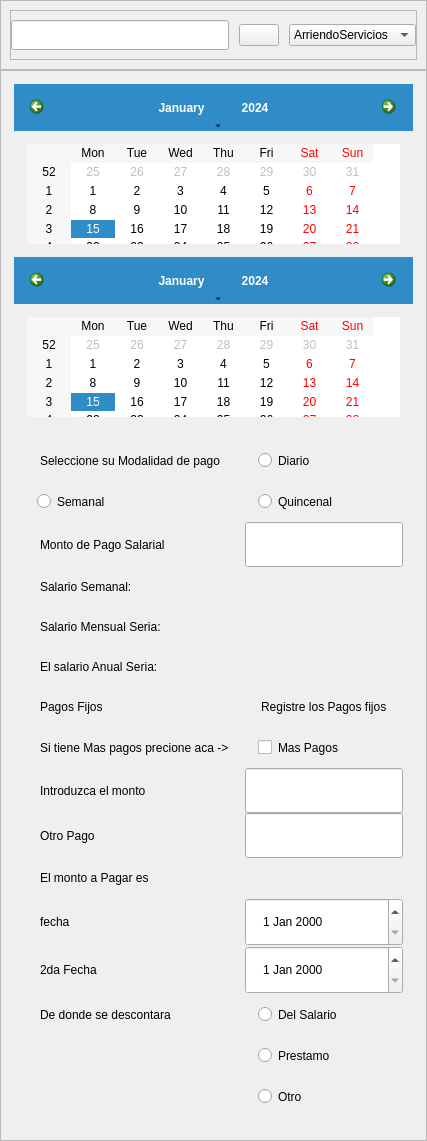
                       <widget class="QWidget" name="qwidget">
                        <attribute name="title">
                         <string>Home</string>
                        </attribute>
                        <layout class="QVBoxLayout" name="verticalLayout_16">
                         <property name="spacing">
                          <number>0</number>
                         </property>
                         <property name="leftMargin">
                          <number>0</number>
                         </property>
                         <property name="topMargin">
                          <number>0</number>
                         </property>
                         <property name="rightMargin">
                          <number>0</number>
                         </property>
                         <property name="bottomMargin">
                          <number>0</number>
                         </property>
                         <item>
                          <widget class="QFrame" name="frame_6">
                           <property name="frameShape">
                            <enum>QFrame::StyledPanel</enum>
                           </property>
                           <property name="frameShadow">
                            <enum>QFrame::Raised</enum>
                           </property>
                           <layout class="QVBoxLayout" name="verticalLayout_17">
                            <item>
                             <widget class="QFrame" name="Stk_frame_Header_2">
                              <property name="maximumSize">
                               <size>
                                <width>16777215</width>
                                <height>50</height>
                               </size>
                              </property>
                              <property name="frameShape">
                               <enum>QFrame::StyledPanel</enum>
                              </property>
                              <property name="frameShadow">
                               <enum>QFrame::Raised</enum>
                              </property>
                              <layout class="QHBoxLayout" name="horizontalLayout_14">
                               <property name="spacing">
                                <number>10</number>
                               </property>
                               <property name="leftMargin">
                                <number>0</number>
                               </property>
                               <property name="rightMargin">
                                <number>0</number>
                               </property>
                               <item>
                                <widget class="QLineEdit" name="lineEdit_4">
                                 <property name="styleSheet">
                                  <string notr="true">QLineEdit{
	height:25px;
	border-bottom:2px solid #efb810;
}

QLineEdit:hover{
	background-color: rgba(9,5,13,.7)	
}</string>
                                 </property>
                                </widget>
                               </item>
                               <item>
                                <widget class="QPushButton" name="pushButton_17">
                                 <property name="styleSheet">
                                  <string notr="true">QPushButton:hover{
	background-color: rgba(239,184,16,.5)
}</string>
                                 </property>
                                 <property name="text">
                                  <string/>
                                 </property>
                                 <property name="icon">
                                  <iconset resource="../../DomiGPS/icons.qrc">
                                   <normaloff>:/icons/search.svg</normaloff>:/icons/search.svg</iconset>
                                 </property>
                                </widget>
                               </item>
                               <item>
                                <widget class="QComboBox" name="comboBox_4">
                                 <item>
                                  <property name="text">
                                   <string>ArriendoServicios</string>
                                  </property>
                                 </item>
                                 <item>
                                  <property name="text">
                                   <string>Alimentos</string>
                                  </property>
                                 </item>
                                 <item>
                                  <property name="text">
                                   <string>Fechas</string>
                                  </property>
                                 </item>
                                 <item>
                                  <property name="text">
                                   <string>Citas</string>
                                  </property>
                                 </item>
                                 <item>
                                  <property name="text">
                                   <string>Inventario</string>
                                  </property>
                                 </item>
                                </widget>
                               </item>
                              </layout>
                             </widget>
                            </item>
                           </layout>
                          </widget>
                         </item>
                         <item>
                          <widget class="QFrame" name="frame_12">
                           <property name="styleSheet">
                            <string notr="true">*{
	padding:13px;
}

QLineEdit{
	border-bottom:2px solid #efb810;
}

QLineEdit:hover{
	background-color: rgba(9,5,13,.7)	
}
QRadioButton,QCheckBox{
	background-color:rgba(128,128,128,.5);
	border-radius:50px;
}
QDateEdit{
	background-color:rgba(255,255,255,.3);
	color:#000
}</string>
                           </property>
                           <property name="frameShape">
                            <enum>QFrame::StyledPanel</enum>
                           </property>
                           <property name="frameShadow">
                            <enum>QFrame::Raised</enum>
                           </property>
                           <layout class="QVBoxLayout" name="verticalLayout_18">
                            <property name="spacing">
                             <number>0</number>
                            </property>
                            <property name="leftMargin">
                             <number>0</number>
                            </property>
                            <property name="topMargin">
                             <number>0</number>
                            </property>
                            <property name="rightMargin">
                             <number>0</number>
                            </property>
                            <property name="bottomMargin">
                             <number>0</number>
                            </property>
                            <item>
                             <widget class="QCalendarWidget" name="calendarWidget">
                              <property name="styleSheet">
                               <string notr="true">QCalendarWidget{
	padding:15px;
	margin:20px 10px;
}</string>
                              </property>
                             </widget>
                            </item>
                            <item>
                             <widget class="QCalendarWidget" name="calendarWidget_2"/>
                            </item>
                            <item>
                             <layout class="QFormLayout" name="formLayout_2">
                              <property name="leftMargin">
                               <number>10</number>
                              </property>
                              <property name="topMargin">
                               <number>10</number>
                              </property>
                              <property name="rightMargin">
                               <number>10</number>
                              </property>
                              <property name="bottomMargin">
                               <number>10</number>
                              </property>
                              <item row="0" column="1">
                               <widget class="QRadioButton" name="radioButton_7">
                                <property name="cursor">
                                 <cursorShape>PointingHandCursor</cursorShape>
                                </property>
                                <property name="text">
                                 <string>Diario</string>
                                </property>
                               </widget>
                              </item>
                              <item row="1" column="0">
                               <widget class="QRadioButton" name="radioButton_8">
                                <property name="cursor">
                                 <cursorShape>PointingHandCursor</cursorShape>
                                </property>
                                <property name="text">
                                 <string>Semanal</string>
                                </property>
                               </widget>
                              </item>
                              <item row="1" column="1">
                               <widget class="QRadioButton" name="radioButton_9">
                                <property name="cursor">
                                 <cursorShape>PointingHandCursor</cursorShape>
                                </property>
                                <property name="text">
                                 <string>Quincenal</string>
                                </property>
                               </widget>
                              </item>
                              <item row="2" column="0">
                               <widget class="QLabel" name="salarioLabel_2">
                                <property name="text">
                                 <string>Monto de Pago Salarial</string>
                                </property>
                               </widget>
                              </item>
                              <item row="2" column="1">
                               <widget class="QLineEdit" name="salarioLineEdit_2"/>
                              </item>
                              <item row="4" column="0">
                               <widget class="QLabel" name="salarioAnualLabel_2">
                                <property name="text">
                                 <string>Salario Mensual Seria:</string>
                                </property>
                               </widget>
                              </item>
                              <item row="4" column="1">
                               <widget class="QLabel" name="label_17">
                                <property name="text">
                                 <string/>
                                </property>
                               </widget>
                              </item>
                              <item row="5" column="0">
                               <widget class="QLabel" name="label_18">
                                <property name="text">
                                 <string>El salario Anual Seria:</string>
                                </property>
                               </widget>
                              </item>
                              <item row="5" column="1">
                               <widget class="QLabel" name="label_19">
                                <property name="text">
                                 <string/>
                                </property>
                               </widget>
                              </item>
                              <item row="6" column="0">
                               <widget class="QLabel" name="label_20">
                                <property name="text">
                                 <string>Pagos Fijos</string>
                                </property>
                               </widget>
                              </item>
                              <item row="6" column="1">
                               <widget class="QLabel" name="label_21">
                                <property name="text">
                                 <string>Registre los Pagos fijos</string>
                                </property>
                               </widget>
                              </item>
                              <item row="7" column="0">
                               <widget class="QLabel" name="label_22">
                                <property name="text">
                                 <string>Si tiene Mas pagos precione aca -&gt;</string>
                                </property>
                               </widget>
                              </item>
                              <item row="7" column="1">
                               <widget class="QCheckBox" name="checkBox_2">
                                <property name="cursor">
                                 <cursorShape>PointingHandCursor</cursorShape>
                                </property>
                                <property name="text">
                                 <string>Mas Pagos</string>
                                </property>
                               </widget>
                              </item>
                              <item row="8" column="0">
                               <widget class="QLabel" name="introduzcaElMontoLabel_2">
                                <property name="text">
                                 <string>Introduzca el monto</string>
                                </property>
                               </widget>
                              </item>
                              <item row="8" column="1">
                               <widget class="QLineEdit" name="introduzcaElMontoLineEdit_2">
                                <property name="styleSheet">
                                 <string notr="true"/>
                                </property>
                               </widget>
                              </item>
                              <item row="9" column="0">
                               <widget class="QLabel" name="otroPagoLabel_2">
                                <property name="text">
                                 <string>Otro Pago</string>
                                </property>
                               </widget>
                              </item>
                              <item row="9" column="1">
                               <widget class="QLineEdit" name="otroPagoLineEdit_2"/>
                              </item>
                              <item row="10" column="0">
                               <widget class="QLabel" name="label_23">
                                <property name="text">
                                 <string>El monto a Pagar es</string>
                                </property>
                               </widget>
                              </item>
                              <item row="10" column="1">
                               <widget class="QLabel" name="label_24">
                                <property name="styleSheet">
                                 <string notr="true">QLineEdit{
	border-bottom:2px solid #efb810;
}</string>
                                </property>
                                <property name="text">
                                 <string/>
                                </property>
                               </widget>
                              </item>
                              <item row="11" column="0">
                               <widget class="QLabel" name="fechaLabel_2">
                                <property name="text">
                                 <string>fecha</string>
                                </property>
                               </widget>
                              </item>
                              <item row="11" column="1">
                               <widget class="QDateEdit" name="fechaDateEdit_2">
                                <property name="font">
                                 <font>
                                  <strikeout>false</strikeout>
                                 </font>
                                </property>
                                <property name="cursor">
                                 <cursorShape>PointingHandCursor</cursorShape>
                                </property>
                               </widget>
                              </item>
                              <item row="12" column="0">
                               <widget class="QLabel" name="2daFechaLabel_2">
                                <property name="text">
                                 <string>2da Fecha</string>
                                </property>
                               </widget>
                              </item>
                              <item row="12" column="1">
                               <widget class="QDateEdit" name="2daFechaDateEdit_2">
                                <property name="cursor">
                                 <cursorShape>PointingHandCursor</cursorShape>
                                </property>
                               </widget>
                              </item>
                              <item row="13" column="0">
                               <widget class="QLabel" name="label_25">
                                <property name="text">
                                 <string>De donde se descontara</string>
                                </property>
                               </widget>
                              </item>
                              <item row="13" column="1">
                               <widget class="QRadioButton" name="radioButton_10">
                                <property name="cursor">
                                 <cursorShape>PointingHandCursor</cursorShape>
                                </property>
                                <property name="text">
                                 <string>Del Salario</string>
                                </property>
                               </widget>
                              </item>
                              <item row="14" column="1">
                               <widget class="QRadioButton" name="radioButton_11">
                                <property name="cursor">
                                 <cursorShape>PointingHandCursor</cursorShape>
                                </property>
                                <property name="text">
                                 <string>Prestamo</string>
                                </property>
                               </widget>
                              </item>
                              <item row="15" column="1">
                               <widget class="QRadioButton" name="radioButton_12">
                                <property name="cursor">
                                 <cursorShape>PointingHandCursor</cursorShape>
                                </property>
                                <property name="text">
                                 <string>Otro</string>
                                </property>
                               </widget>
                              </item>
                              <item row="0" column="0">
                               <widget class="QLabel" name="label_26">
                                <property name="text">
                                 <string>Seleccione su Modalidad de pago</string>
                                </property>
                               </widget>
                              </item>
                              <item row="3" column="0">
                               <widget class="QLabel" name="label_27">
                                <property name="text">
                                 <string>Salario Semanal:</string>
                                </property>
                               </widget>
                              </item>
                              <item row="3" column="1">
                               <widget class="QLabel" name="label_28">
                                <property name="text">
                                 <string/>
                                </property>
                               </widget>
                              </item>
                             </layout>
                            </item>
                           </layout>
                          </widget>
                         </item>
                        </layout>
                       </widget>
